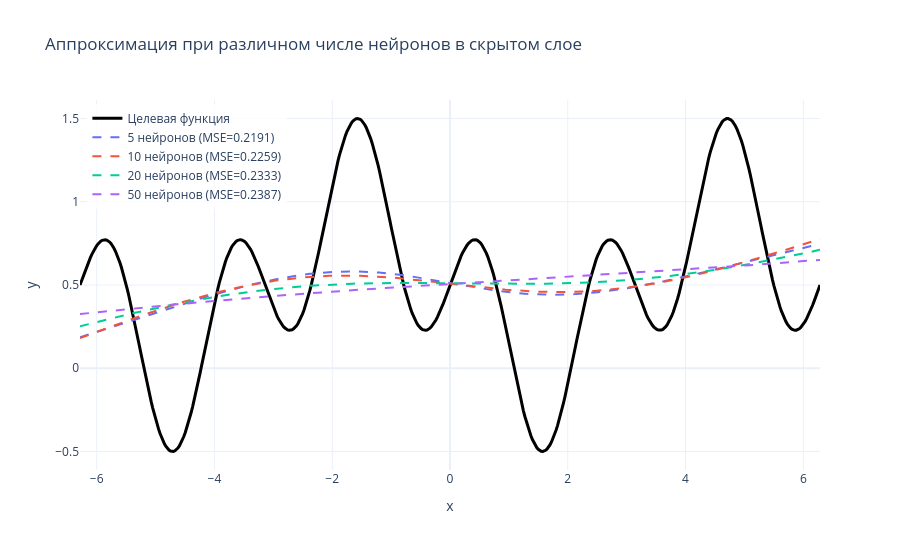

Source (notebook cell):
### Code cell
# Сравнение аппроксимаций
fig_cmp = go.Figure()
fig_cmp.add_trace(go.Scatter(
    x=x_plot.flatten(), y=y_plot.flatten(),
    mode='lines', name='Целевая функция',
    line=dict(color='black', width=3)
))
for hs, color in zip(hidden_sizes, colors):
    fig_cmp.add_trace(go.Scatter(
        x=x_plot.flatten(), y=results[hs]['y_pred'].flatten(),
        mode='lines', name=f'{hs} нейронов (MSE={results[hs]["mse"]:.4f})',
        line=dict(color=color, width=2, dash='dash')
    ))
fig_cmp.update_layout(
    title='Аппроксимация при различном числе нейронов в скрытом слое',
    xaxis_title='x', yaxis_title='y',
    template='plotly_white', width=900, height=550,
    legend=dict(x=0.01, y=0.99, bgcolor='rgba(255,255,255,0.8)')
)
fig_cmp.write_html('outputs/approximation_comparison.html')
fig_cmp.show()

### Figure 1 — Plotly figure (JSON) as saved in the notebook; plotly's stock layout.template omitted (floating-point values rounded to 4 significant figures; data arrays with more than 128 entries replaced by an {"elided": "..."} marker saying what was removed)
{"data": [{"line": {"color": "black", "width": 3}, "mode": "lines", "name": "Целевая функция", "type": "scatter", "x": {"elided": "500 float values"}, "y": {"elided": "500 float values"}}, {"line": {"color": "#636EFA", "dash": "dash", "width": 2}, "mode": "lines", "name": "5 нейронов (MSE=0.2191)", "type": "scatter", "x": {"elided": "500 float values"}, "y": {"elided": "500 float values"}}, {"line": {"color": "#EF553B", "dash": "dash", "width": 2}, "mode": "lines", "name": "10 нейронов (MSE=0.2259)", "type": "scatter", "x": {"elided": "500 float values"}, "y": {"elided": "500 float values"}}, {"line": {"color": "#00CC96", "dash": "dash", "width": 2}, "mode": "lines", "name": "20 нейронов (MSE=0.2333)", "type": "scatter", "x": {"elided": "500 float values"}, "y": {"elided": "500 float values"}}, {"line": {"color": "#AB63FA", "dash": "dash", "width": 2}, "mode": "lines", "name": "50 нейронов (MSE=0.2387)", "type": "scatter", "x": {"elided": "500 float values"}, "y": {"elided": "500 float values"}}], "layout": {"height": 550, "legend": {"bgcolor": "rgba(255,255,255,0.8)", "x": 0.01, "y": 0.99}, "title": {"text": "Аппроксимация при различном числе нейронов в скрытом слое"}, "width": 900, "xaxis": {"title": {"text": "x"}}, "yaxis": {"title": {"text": "y"}}}}
